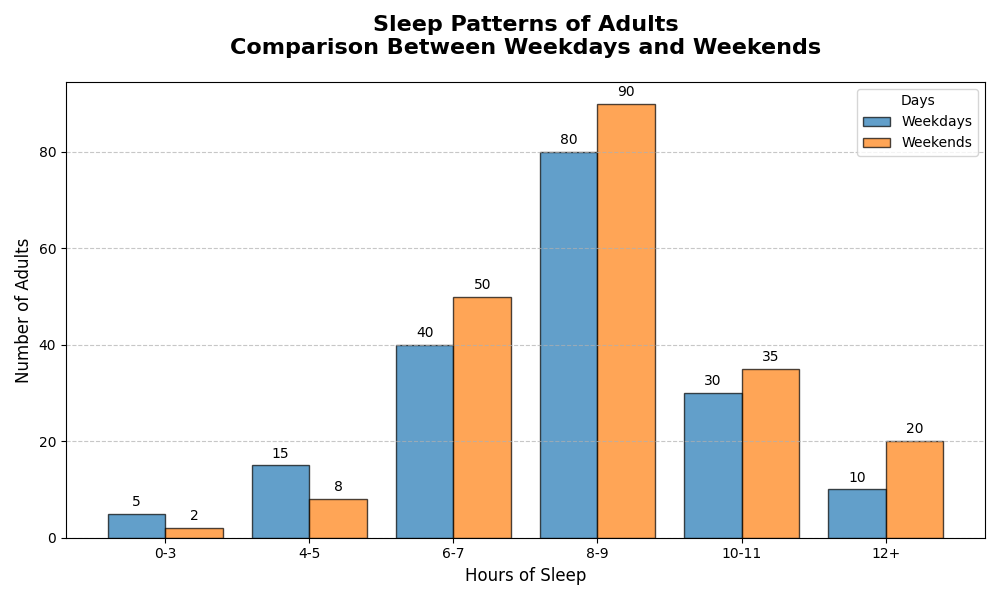

Here is the Python script that generated this plot:
import matplotlib.pyplot as plt
import numpy as np

# Backstory: We are analyzing the distribution of sleep hours during weekdays and weekends among adults.
# The data represents the number of adults who sleep various ranges of hours per day.

# Contextual data: Number of adults who sleep different hours during weekdays and weekends
hours_range = ['0-3', '4-5', '6-7', '8-9', '10-11', '12+']
weekday_sleepers = [5, 15, 40, 80, 30, 10]
weekend_sleepers = [2, 8, 50, 90, 35, 20]

# Define positions for bars
x_pos = np.arange(len(hours_range))

# Initialize the plot
fig, ax = plt.subplots(figsize=(10, 6))

# Bar width
bar_width = 0.4

# Plot histograms
bars1 = ax.bar(x_pos - bar_width/2, weekday_sleepers, bar_width, label='Weekdays', color='#1f77b4', edgecolor='black', alpha=0.7)
bars2 = ax.bar(x_pos + bar_width/2, weekend_sleepers, bar_width, label='Weekends', color='#ff7f0e', edgecolor='black', alpha=0.7)

# Titles and labels
ax.set_title('Sleep Patterns of Adults\nComparison Between Weekdays and Weekends', fontsize=16, fontweight='bold', pad=20)
ax.set_xlabel('Hours of Sleep', fontsize=12)
ax.set_ylabel('Number of Adults', fontsize=12)

# Customize x-axis with hours range
ax.set_xticks(x_pos)
ax.set_xticklabels(hours_range, fontsize=10)

# Legend
ax.legend(title='Days', fontsize=10, loc='upper right')

# Customize y-axis grid lines
ax.yaxis.grid(True, linestyle='--', alpha=0.7)

# Adding value labels on bars
def add_labels(bars, counts):
    for bar, count in zip(bars, counts):
        ax.text(bar.get_x() + bar.get_width() / 2, bar.get_height() + 1, str(count), ha='center', va='bottom', fontsize=10)

add_labels(bars1, weekday_sleepers)
add_labels(bars2, weekend_sleepers)

# Adjust layout to prevent overlap
plt.tight_layout()

# Show the plot
plt.show()
